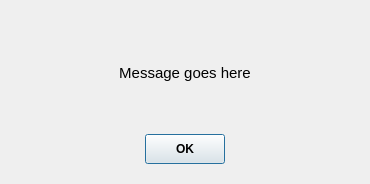
<?xml version="1.0" encoding="UTF-8"?>
<ui version="4.0">
 <class>AlertWindow</class>
 <widget class="QDialog" name="AlertWindow">
  <property name="geometry">
   <rect>
    <x>0</x>
    <y>0</y>
    <width>370</width>
    <height>184</height>
   </rect>
  </property>
  <property name="windowTitle">
   <string>Alert</string>
  </property>
  <layout class="QVBoxLayout" name="verticalLayout">
   <property name="leftMargin">
    <number>20</number>
   </property>
   <property name="topMargin">
    <number>20</number>
   </property>
   <property name="rightMargin">
    <number>20</number>
   </property>
   <property name="bottomMargin">
    <number>20</number>
   </property>
   <item>
    <widget class="QLabel" name="image_label">
     <property name="sizePolicy">
      <sizepolicy hsizetype="Preferred" vsizetype="Expanding">
       <horstretch>0</horstretch>
       <verstretch>0</verstretch>
      </sizepolicy>
     </property>
     <property name="text">
      <string/>
     </property>
     <property name="alignment">
      <set>Qt::AlignmentFlag::AlignCenter</set>
     </property>
    </widget>
   </item>
   <item>
    <widget class="QLabel" name="message_label">
     <property name="sizePolicy">
      <sizepolicy hsizetype="Preferred" vsizetype="MinimumExpanding">
       <horstretch>0</horstretch>
       <verstretch>0</verstretch>
      </sizepolicy>
     </property>
     <property name="font">
      <font>
       <pointsize>11</pointsize>
      </font>
     </property>
     <property name="text">
      <string>Message goes here</string>
     </property>
     <property name="alignment">
      <set>Qt::AlignmentFlag::AlignCenter</set>
     </property>
     <property name="wordWrap">
      <bool>true</bool>
     </property>
    </widget>
   </item>
   <item>
    <spacer name="verticalSpacer">
     <property name="orientation">
      <enum>Qt::Orientation::Vertical</enum>
     </property>
     <property name="sizeHint" stdset="0">
      <size>
       <width>20</width>
       <height>40</height>
      </size>
     </property>
    </spacer>
   </item>
   <item>
    <layout class="QHBoxLayout" name="horizontalLayout">
     <item>
      <spacer name="horizontalSpacer">
       <property name="orientation">
        <enum>Qt::Orientation::Horizontal</enum>
       </property>
       <property name="sizeHint" stdset="0">
        <size>
         <width>40</width>
         <height>20</height>
        </size>
       </property>
      </spacer>
     </item>
     <item>
      <widget class="QPushButton" name="ok_button">
       <property name="minimumSize">
        <size>
         <width>80</width>
         <height>30</height>
        </size>
       </property>
       <property name="font">
        <font>
         <bold>true</bold>
        </font>
       </property>
       <property name="text">
        <string>OK</string>
       </property>
      </widget>
     </item>
     <item>
      <spacer name="horizontalSpacer_2">
       <property name="orientation">
        <enum>Qt::Orientation::Horizontal</enum>
       </property>
       <property name="sizeHint" stdset="0">
        <size>
         <width>40</width>
         <height>20</height>
        </size>
       </property>
      </spacer>
     </item>
    </layout>
   </item>
  </layout>
 </widget>
 <resources/>
 <connections>
  <connection>
   <sender>ok_button</sender>
   <signal>clicked()</signal>
   <receiver>AlertWindow</receiver>
   <slot>accept()</slot>
   <hints>
    <hint type="sourcelabel">
     <x>175</x>
     <y>160</y>
    </hint>
    <hint type="destinationlabel">
     <x>175</x>
     <y>100</y>
    </hint>
   </hints>
  </connection>
 </connections>
</ui>
